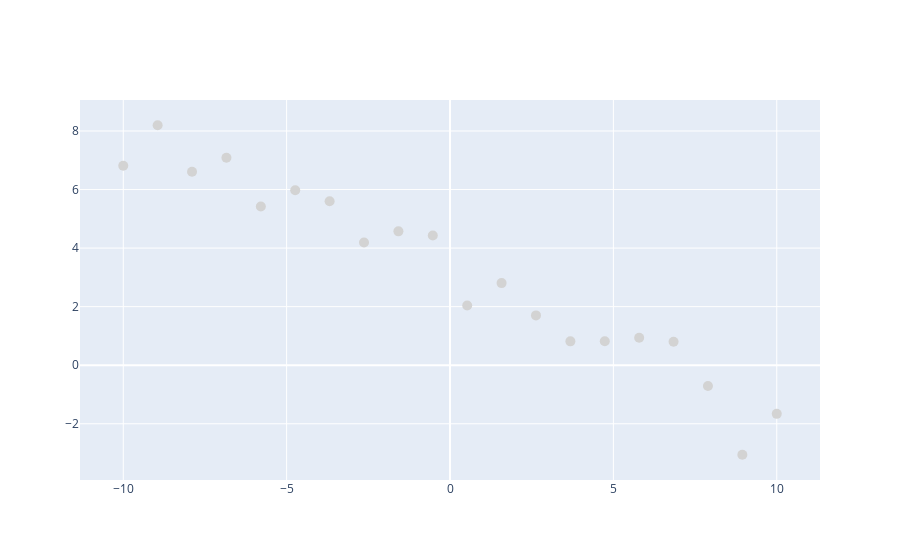

Source (notebook cell):
### Code cell
import plotly.graph_objects as go

plt0 = go.Figure()
plt0.add_trace(
    go.Scatter(
        x=xdata['deg 1'][:, 0],
        y=ydata_noized,
        mode='markers',
        name='Data',
        marker=dict(
            color='LightGrey',
            size=10
        ),
    )
)
# plt.update_yaxes(type="log")
plt0.show()

### Figure 1 — Plotly figure (JSON) as saved in the notebook; plotly's stock layout.template omitted (floating-point values rounded to 4 significant figures)
{"data": [{"marker": {"color": "LightGrey", "size": 10}, "mode": "markers", "name": "Data", "type": "scatter", "x": [-10, -8.947, -7.895, -6.842, -5.789, -4.737, -3.684, -2.632, -1.579, -0.5263, 0.5263, 1.579, 2.632, 3.684, 4.737, 5.789, 6.842, 7.895, 8.947, 10], "y": [6.815, 8.196, 6.608, 7.085, 5.421, 5.976, 5.602, 4.191, 4.573, 4.428, 2.04, 2.804, 1.701, 0.8144, 0.8191, 0.9387, 0.8038, -0.7076, -3.059, -1.662]}], "layout": {}}
